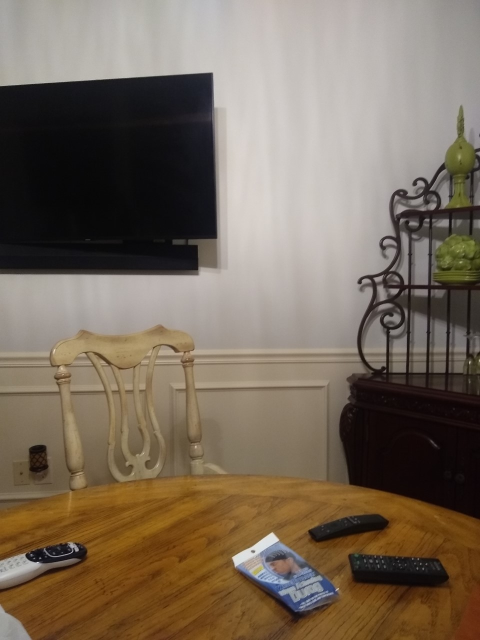
#> input picture feature_detection/image1.jpg, 960 x 1280 px (shown at 1/2 size)
$ python feat_test.py --image image1.jpg --image_2 image2.jpg
#> lines starting #> are read from the running program, lines starting #| are printed output that depends on the picture
### feature_detection/feature_detection.py
"""

Class to implement feature detection for image
"""

import cv2
import numpy
import argparse


class FeatureExtractor(object):
    def __init__(self):
        pass

    def detect_features(self, image, feature='surf'):
        """

        Function to compute features given an input image
        """


        # Get a gray image
        gray_image = cv2.cvtColor(image, cv2.COLOR_BGR2GRAY)

        gray_image = cv2.resize(gray_image, (500,500))

        image = cv2.resize(image, (500, 500))

        if feature == "orb":
            orb = cv2.ORB_create()
            keypoints, descriptors = orb.detectAndCompute(gray_image, None)

        elif feature == "sift":
            sift = cv2.xfeatures2d.SIFT_create()
            keypoints, descriptors = sift.detectAndCompute(gray_image, None)


        elif feature == "surf":
            surf = cv2.xfeatures2d.SURF_create()
            keypoints, descriptors = surf.detectAndCompute(gray_image, None)


        kps_image = cv2.drawKeypoints(image, keypoints, None)

        cv2.imshow("keypoints", kps_image)
        cv2.waitKey(0)

        return keypoints, descriptors


    def feature_matcher(self, image_one, image_two, features="surf", crossCheck=True):
        """

        Match features in two images
        """


        # Get features and keypoints

        keypoints_1, descriptors_1 = self.detect_features(image_one, feature=features)

        keypoints_2, descriptors_2 = self.detect_features(image_two, feature=features)

        norm = cv2.NORM_L2

        if features == "orb":
            norm = cv2.NORM_HAMMING


        print norm

        # FLANN parameters
        FLANN_INDEX_KDTREE = 0
        index_params = dict(algorithm = FLANN_INDEX_KDTREE, trees = 5)
        search_params = dict(checks=50)   # or pass empty dictionary

        flann = cv2.FlannBasedMatcher(index_params,search_params)

        matches = flann.knnMatch(descriptors_1 ,descriptors_2, k=2)

        # Need to draw only good matches, so create a mask
        matchesMask = [[0,0] for i in xrange(len(matches))]

        # ratio test as per Lowe's paper
        for i,(m,n) in enumerate(matches):
            if m.distance < 0.5*n.distance:
                matchesMask[i]=[1,0]

        draw_params = dict(matchColor = (0,255,0),
                        singlePointColor = (255,0,0),
                        matchesMask = matchesMask,
                        flags = 0)

        matched_image = cv2.drawMatchesKnn(image_one,keypoints_1,image_two,keypoints_2,matches,None,**draw_params)

        matched_image = cv2.resize(matched_image, (700, 700))

        cv2.imshow("matches", matched_image)
        cv2.waitKey(0)

### feature_detection/feat_test.py
from feature_detection import FeatureExtractor
import cv2
import argparse

arg_parser = argparse.ArgumentParser()

# add arguments to parser
arg_parser.add_argument('-i', '--image', required=True, help='Image')
arg_parser.add_argument('-j', '--image_2', required=True, help='Image_2')


args = vars(arg_parser.parse_args())

ext = FeatureExtractor()

img_1 = args['image']
img_2 = args['image_2']

image1 = cv2.imread(img_1)
#> image1 is the input picture: shape (1280, 960, 3); mean B, G, R 91.4, 107.1, 120.9
image2 = cv2.imread(img_2)
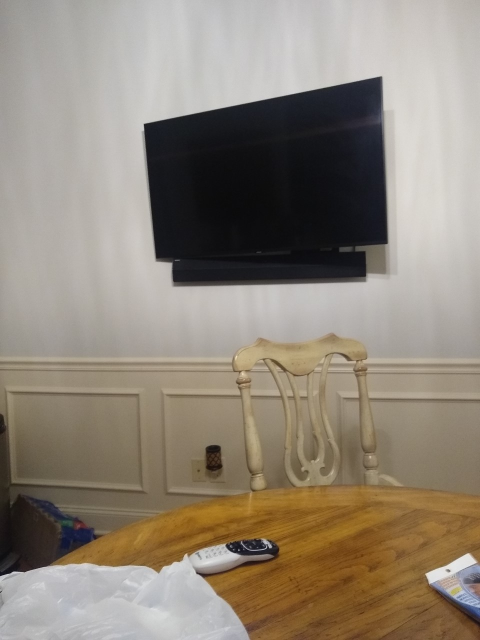
#> input picture feature_detection/image2.jpg, 960 x 1280 px (shown at 1/2 size)
#> image2 is the input picture: shape (1280, 960, 3); mean B, G, R 120.7, 133.9, 143.9

ext.feature_matcher(image1, image2, features="surf")
#> in detect_features, `gray_image = cv2.cvtColor(image, cv2.COLOR_BGR2GRAY)`:
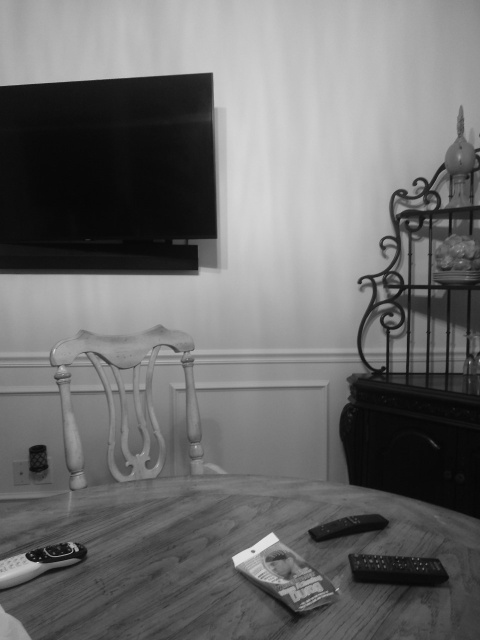
#> gray_image: shape (1280, 960) (shown at 1/2 size); min 4, max 245, mean 109.4
#> in detect_features, `gray_image = cv2.resize(gray_image, (500,500))`:
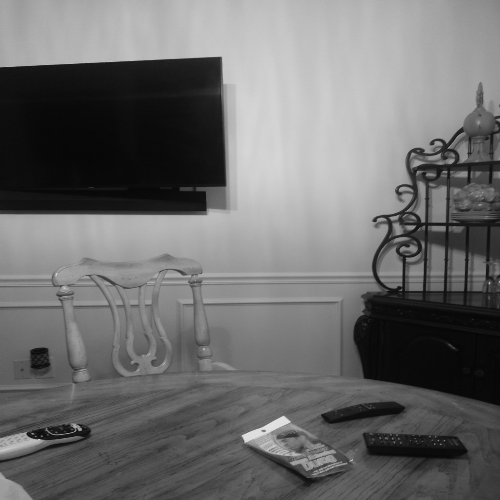
#> gray_image: shape (500, 500); min 5, max 231, mean 109.3
#> in detect_features, `image = cv2.resize(image, (500, 500))`:
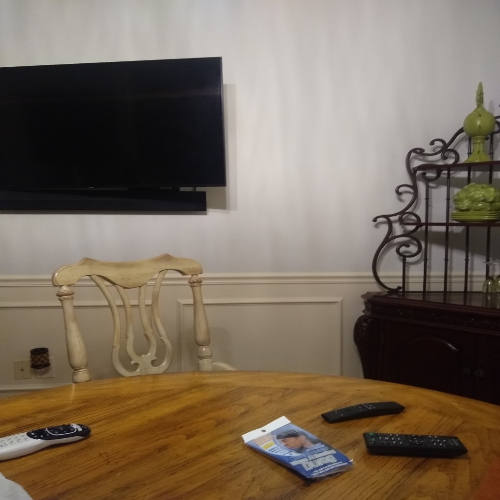
#> image: shape (500, 500, 3); mean B, G, R 91.3, 107, 120.8
#> (the run stopped early here; a loop or call above may not have finished)
